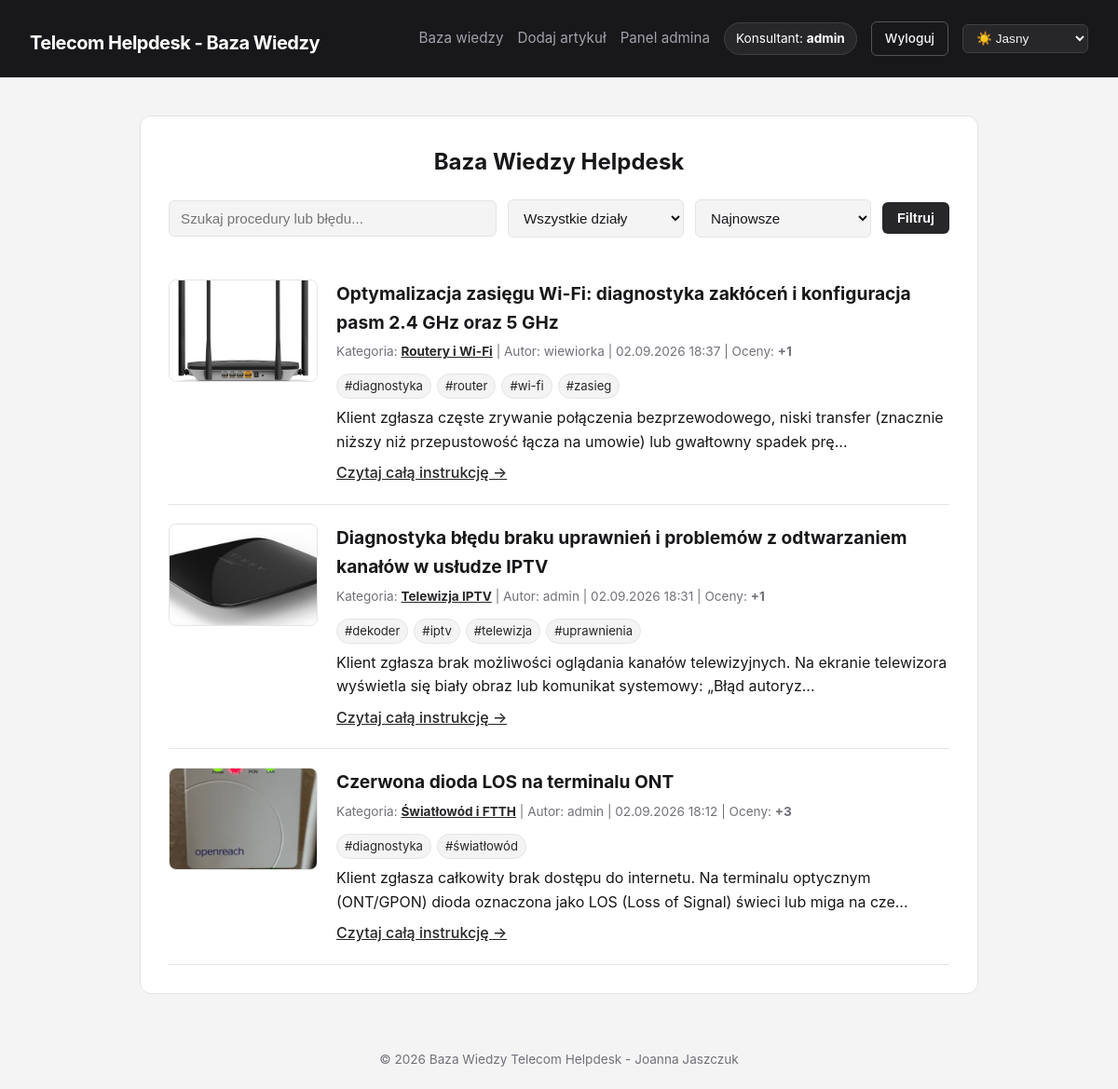
/index.php (signed in), run on the app's committed database.
### tables this page shows
CREATE TABLE `articles` (
  `id` int(11) NOT NULL,
  `title` varchar(255) NOT NULL,
  `content` text NOT NULL,
  `image` varchar(255) DEFAULT NULL,
  `category_id` int(11) NOT NULL,
  `user_id` int(11) NOT NULL,
  `is_pinned` tinyint(1) NOT NULL DEFAULT 0,
  `created_at` timestamp NOT NULL DEFAULT current_timestamp()
);

CREATE TABLE `categories` (
  `id` int(11) NOT NULL,
  `name` varchar(100) NOT NULL
);

CREATE TABLE `users` (
  `id` int(11) NOT NULL,
  `username` varchar(50) NOT NULL,
  `password` varchar(255) NOT NULL,
  `role` varchar(20) NOT NULL DEFAULT 'user',
  `is_active` tinyint(1) NOT NULL DEFAULT 1,
  `created_at` timestamp NOT NULL DEFAULT current_timestamp()
);

### includes/tags.php (called while the page is built, shortened)
<?php
function getArticleTags(PDO $pdo, int $articleId): array
{
    $stmt = $pdo->prepare(
        'SELECT t.name
         FROM tags t
         JOIN article_tags at ON at.tag_id = t.id
         WHERE at.article_id = ?
         ORDER BY t.name ASC'
    );
    $stmt->execute([$articleId]);
    return $stmt->fetchAll(PDO::FETCH_COLUMN);
}

### index.php (the view, shortened to what this page needs)
<?php
require_once 'includes/db.php';
require_once 'includes/tags.php';
require_once 'includes/header.php';
$search = trim($_GET['search'] ?? '');
$categoryFilter = (int)($_GET['cat'] ?? 0);
$selectedTags = [];
$selectedTags = array_keys($selectedTags);
$sort = $_GET['sort'] ?? 'latest';
$page = max(1, (int)($_GET['page'] ?? 1));
$perPage = 5;
$offset = ($page - 1) * $perPage;
$sql = "SELECT a.*, c.name AS category_name, u.username,
               COUNT(r.id) AS upvotes_count
        FROM articles a
        JOIN categories c ON a.category_id = c.id
        JOIN users u ON a.user_id = u.id
        LEFT JOIN ratings r ON a.id = r.article_id
        WHERE 1=1";
$params = [];
$sql .= " GROUP BY a.id";
if ($sort === 'popular') {
    $sql .= " ORDER BY a.is_pinned DESC, upvotes_count DESC, a.created_at DESC";
} else {
    $sql .= " ORDER BY a.is_pinned DESC, a.created_at DESC";
}
$sql .= " LIMIT " . (int)$perPage . " OFFSET " . (int)$offset;
$stmt = $pdo->prepare($sql);
$stmt->execute($params);
$articles = $stmt->fetchAll();
?>
<h2 class="page-heading">Baza Wiedzy Helpdesk</h2>
<form method="GET" action="index.php" class="filters-form">
    <input type="text" name="search" placeholder="Szukaj procedury lub błędu..." value="<?= htmlspecialchars($search) ?>">
    <select name="cat">
        <option value="0">Wszystkie działy</option>
    </select>
    <select name="sort">
        <option value="latest" <?= $sort === 'latest' ? 'selected' : '' ?>>Najnowsze</option>
    </select>
    <button type="submit">Filtruj</button>
</form>
<div class="articles-list">
    <?php if (empty($articles)): ?>
        <p>Brak artykułów spełniających kryteria.</p>
    <?php else: ?>
        <?php foreach ($articles as $art): ?>
            <article class="article-card" style="<?= !empty($art['is_pinned']) ? 'border-left: 4px solid #f59e0b; background: rgba(245, 158, 11, 0.05);' : '' ?>">
                <?php if (!empty($art['image']) && file_exists('uploads/' . $art['image'])): ?>
                    <div class="article-thumbnail">
                        <a href="article.php?id=<?= $art['id'] ?>">
                            <img src="uploads/<?= htmlspecialchars($art['image']) ?>" alt="<?= htmlspecialchars($art['title']) ?>">
                        </a>
                    </div>
                <?php endif; ?>
                <div class="article-body">
                    <h3>
                        <a href="article.php?id=<?= $art['id'] ?>"><?= htmlspecialchars($art['title']) ?></a>
                    </h3>
                    <p class="article-meta">
                        Kategoria:
                        <a href="index.php?cat=<?= $art['category_id'] ?>"><strong><?= htmlspecialchars($art['category_name']) ?></strong></a>
                        | Autor: <?= htmlspecialchars($art['username']) ?>
                        | <?= date('d.m.Y H:i', strtotime($art['created_at'])) ?>
                        | Oceny: <strong>+<?= (int)$art['upvotes_count'] ?></strong>
                    </p>
                    <?php $articleTags = getArticleTags($pdo, (int)$art['id']); ?>
                    <?php if (!empty($articleTags)): ?>
                        <div class="article-tags">
                            <?php foreach ($articleTags as $tag): ?>
                                <?php $tagParams = ['search' => $search, 'cat' => $categoryFilter, 'sort' => $sort, 'tag' => array_values(array_unique(array_merge($selectedTags, [$tag])))]; ?>
                                <a href="index.php?<?= htmlspecialchars(http_build_query($tagParams)) ?>" class="tag-link">#<?= htmlspecialchars($tag) ?></a>
                            <?php endforeach; ?>
                        </div>
                    <?php endif; ?>
                    <p><?= htmlspecialchars(mb_substr($art['content'], 0, 150)) ?>...</p>
                    <a href="article.php?id=<?= $art['id'] ?>" class="read-more">Czytaj całą instrukcję &rarr;</a>
                </div>
            </article>
        <?php endforeach; ?>
    <?php endif; ?>
</div>
<?php require_once 'includes/footer.php'; ?>

### assets/css/style.css (style rules this page uses)
:root, [data-theme="light"] { --bg-main: #f4f4f5; --bg-card: #ffffff; --bg-header: #18181b; --text-main: #18181b; --text-muted: #71717a; --border-color: #e4e4e7; --accent: #27272a; --accent-hover: #3f3f46; --accent-text: #ffffff; }
* { box-sizing: border-box; margin: 0; padding: 0; }
body, .container, .main-header, .article-card, button, input, select, textarea { transition: background-color 0.25s ease, color 0.25s ease, border-color 0.25s ease; }
body { font-family: -apple-system, BlinkMacSystemFont, "Segoe UI", Roboto, sans-serif; background-color: var(--bg-main); color: var(--text-main); line-height: 1.6; min-height: 100vh; display: flex; flex-direction: column; }
input[type="text"], input[type="email"], input[type="password"], select, textarea { width: 100%; padding: 10px 12px; margin-top: 6px; border: 1px solid var(--border-color); border-radius: 6px; background-color: var(--bg-main); color: var(--text-main); font-size: 0.95rem; }
button { background-color: var(--accent); color: var(--accent-text); padding: 9px 16px; border: none; border-radius: 6px; font-weight: 600; font-size: 0.9rem; cursor: pointer; text-decoration: none; display: inline-block; }
a { color: var(--accent); }
.filters-form { display: flex; gap: 12px; align-items: center; flex-wrap: wrap; margin-bottom: 25px; }
.filters-form input[type="text"] { flex: 2; min-width: 200px; margin-top: 0; }
.filters-form select { flex: 1; min-width: 150px; margin-top: 0; }
.auth-heading, .auth-switch, .page-heading { text-align: center; }
.page-heading { margin-bottom: 20px; }
.article-card { display: flex; gap: 20px; align-items: flex-start; padding: 20px 0; border-bottom: 1px solid var(--border-color); }
.article-thumbnail { flex-shrink: 0; width: 160px; height: 110px; border-radius: 8px; overflow: hidden; border: 1px solid var(--border-color); }
.article-thumbnail img { width: 100%; height: 100%; object-fit: cover; display: block; }
.article-body { flex: 1; }
.article-body h3 a { color: var(--text-main); text-decoration: none; font-size: 1.2rem; }
.article-meta { font-size: 0.85rem; color: var(--text-muted); margin: 6px 0 12px 0; }
.read-more { display: inline-block; margin-top: 8px; font-weight: 500; }
.article-tags { display: flex; flex-wrap: wrap; gap: 6px; margin: 8px 0; }
.tag-link { display: inline-block; padding: 2px 8px; border: 1px solid var(--border-color); border-radius: 999px; color: var(--accent); background: var(--bg-main); font-size: 0.82rem; text-decoration: none; }

### data on the page
articles: image (picture), title "Optymalizacja zasięgu Wi-Fi: diagnostyka zakłóceń i konfiguracja pasm 2.4 GHz oraz 5 GHz", category.name "Routery i Wi-Fi", user.username "wiewiorka", created_at "02.09.2026 18:37", upvotes_count "1", tag "diagnostyka", tag "router", tag "wi-fi", tag "zasieg", content "Klient zgłasza częste zrywanie połączenia bezprzewodowego, niski transfer (znacznie niższy niż przepustowość łącza na umowie) lub gwałtowny spadek prę"
articles: image (picture), title "Diagnostyka błędu braku uprawnień i problemów z odtwarzaniem kanałów w usłudze IPTV", category.name "Telewizja IPTV", user.username "admin", created_at "02.09.2026 18:31", upvotes_count "1", tag "dekoder", tag "iptv", tag "telewizja", tag "uprawnienia", content "Klient zgłasza brak możliwości oglądania kanałów telewizyjnych. Na ekranie telewizora wyświetla się biały obraz lub komunikat systemowy: „Błąd autoryz"
articles: image (picture), title "Czerwona dioda LOS na terminalu ONT", category.name "Światłowód i FTTH", user.username "admin", created_at "02.09.2026 18:12", upvotes_count "3", tag "diagnostyka", tag "światłowód", content "Klient zgłasza całkowity brak dostępu do internetu. Na terminalu optycznym (ONT/GPON) dioda oznaczona jako LOS (Loss of Signal) świeci lub miga na cze"

### other printed values
$_SESSION['username'] "admin"
